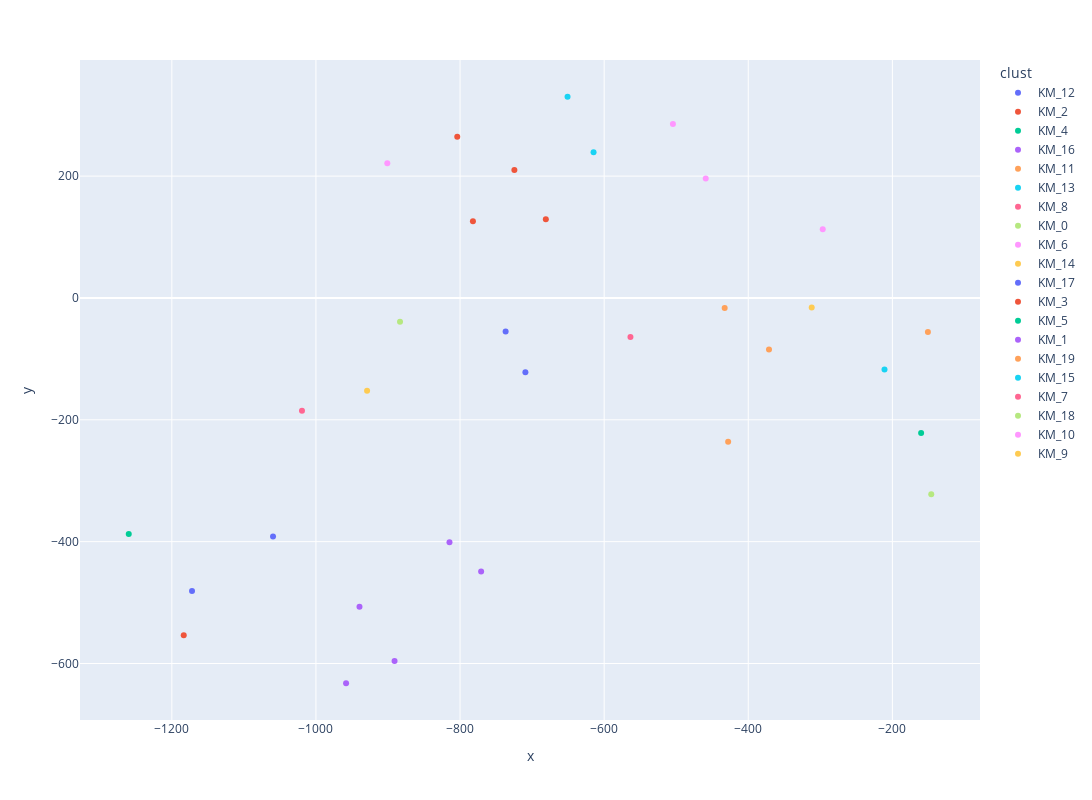

Write notebook code for a chart like this one.
### Code cell
tsnedf = pd.DataFrame()
tsnedf["clust"] = kclass_table[km]
tsnedf["x"] = z[:,0] * 50
tsnedf["y"] = z[:,1] * 50
fig = px.scatter(tsnedf, x="x", y="y", color="clust", hover_data=['clust'])
fig.update_layout(
    autosize=False,
    width=1200,
    height=800,)
fig.show()

### Figure 1 — Plotly figure (JSON) as saved in the notebook; plotly's stock layout.template omitted (floating-point values rounded to 4 significant figures)
{"data": [{"customdata": [["KM_12"], ["KM_12"]], "hovertemplate": "clust=%{customdata[0]}<br>x=%{x}<br>y=%{y}<extra></extra>", "legendgroup": "KM_12", "marker": {"color": "#636efa", "symbol": "circle"}, "mode": "markers", "name": "KM_12", "orientation": "v", "showlegend": true, "type": "scatter", "x": [-1172.0, -1060.0], "xaxis": "x", "y": [-481.2, -391.5], "yaxis": "y"}, {"customdata": [["KM_2"]], "hovertemplate": "clust=%{customdata[0]}<br>x=%{x}<br>y=%{y}<extra></extra>", "legendgroup": "KM_2", "marker": {"color": "#EF553B", "symbol": "circle"}, "mode": "markers", "name": "KM_2", "orientation": "v", "showlegend": true, "type": "scatter", "x": [-1183.0], "xaxis": "x", "y": [-553.5], "yaxis": "y"}, {"customdata": [["KM_4"]], "hovertemplate": "clust=%{customdata[0]}<br>x=%{x}<br>y=%{y}<extra></extra>", "legendgroup": "KM_4", "marker": {"color": "#00cc96", "symbol": "circle"}, "mode": "markers", "name": "KM_4", "orientation": "v", "showlegend": true, "type": "scatter", "x": [-1260.0], "xaxis": "x", "y": [-387.6], "yaxis": "y"}, {"customdata": [["KM_16"], ["KM_16"], ["KM_16"]], "hovertemplate": "clust=%{customdata[0]}<br>x=%{x}<br>y=%{y}<extra></extra>", "legendgroup": "KM_16", "marker": {"color": "#ab63fa", "symbol": "circle"}, "mode": "markers", "name": "KM_16", "orientation": "v", "showlegend": true, "type": "scatter", "x": [-939.6, -890.9, -958.2], "xaxis": "x", "y": [-507.0, -596.0, -632.4], "yaxis": "y"}, {"customdata": [["KM_11"], ["KM_11"], ["KM_11"]], "hovertemplate": "clust=%{customdata[0]}<br>x=%{x}<br>y=%{y}<extra></extra>", "legendgroup": "KM_11", "marker": {"color": "#FFA15A", "symbol": "circle"}, "mode": "markers", "name": "KM_11", "orientation": "v", "showlegend": true, "type": "scatter", "x": [-427.9, -371.3, -432.8], "xaxis": "x", "y": [-235.9, -84.59, -16.49], "yaxis": "y"}, {"customdata": [["KM_13"]], "hovertemplate": "clust=%{customdata[0]}<br>x=%{x}<br>y=%{y}<extra></extra>", "legendgroup": "KM_13", "marker": {"color": "#19d3f3", "symbol": "circle"}, "mode": "markers", "name": "KM_13", "orientation": "v", "showlegend": true, "type": "scatter", "x": [-210.9], "xaxis": "x", "y": [-117.3], "yaxis": "y"}, {"customdata": [["KM_8"]], "hovertemplate": "clust=%{customdata[0]}<br>x=%{x}<br>y=%{y}<extra></extra>", "legendgroup": "KM_8", "marker": {"color": "#FF6692", "symbol": "circle"}, "mode": "markers", "name": "KM_8", "orientation": "v", "showlegend": true, "type": "scatter", "x": [-563.5], "xaxis": "x", "y": [-64.05], "yaxis": "y"}, {"customdata": [["KM_0"]], "hovertemplate": "clust=%{customdata[0]}<br>x=%{x}<br>y=%{y}<extra></extra>", "legendgroup": "KM_0", "marker": {"color": "#B6E880", "symbol": "circle"}, "mode": "markers", "name": "KM_0", "orientation": "v", "showlegend": true, "type": "scatter", "x": [-146.1], "xaxis": "x", "y": [-322.2], "yaxis": "y"}, {"customdata": [["KM_6"], ["KM_6"], ["KM_6"]], "hovertemplate": "clust=%{customdata[0]}<br>x=%{x}<br>y=%{y}<extra></extra>", "legendgroup": "KM_6", "marker": {"color": "#FF97FF", "symbol": "circle"}, "mode": "markers", "name": "KM_6", "orientation": "v", "showlegend": true, "type": "scatter", "x": [-296.7, -504.6, -459.1], "xaxis": "x", "y": [112.8, 285.6, 196.0], "yaxis": "y"}, {"customdata": [["KM_14"]], "hovertemplate": "clust=%{customdata[0]}<br>x=%{x}<br>y=%{y}<extra></extra>", "legendgroup": "KM_14", "marker": {"color": "#FECB52", "symbol": "circle"}, "mode": "markers", "name": "KM_14", "orientation": "v", "showlegend": true, "type": "scatter", "x": [-312.0], "xaxis": "x", "y": [-15.51], "yaxis": "y"}, {"customdata": [["KM_17"], ["KM_17"]], "hovertemplate": "clust=%{customdata[0]}<br>x=%{x}<br>y=%{y}<extra></extra>", "legendgroup": "KM_17", "marker": {"color": "#636efa", "symbol": "circle"}, "mode": "markers", "name": "KM_17", "orientation": "v", "showlegend": true, "type": "scatter", "x": [-709.3, -736.8], "xaxis": "x", "y": [-122.0, -55.07], "yaxis": "y"}, {"customdata": [["KM_3"], ["KM_3"], ["KM_3"], ["KM_3"]], "hovertemplate": "clust=%{customdata[0]}<br>x=%{x}<br>y=%{y}<extra></extra>", "legendgroup": "KM_3", "marker": {"color": "#EF553B", "symbol": "circle"}, "mode": "markers", "name": "KM_3", "orientation": "v", "showlegend": true, "type": "scatter", "x": [-782.1, -724.6, -680.9, -803.9], "xaxis": "x", "y": [126.0, 210.0, 129.0, 264.7], "yaxis": "y"}, {"customdata": [["KM_5"]], "hovertemplate": "clust=%{customdata[0]}<br>x=%{x}<br>y=%{y}<extra></extra>", "legendgroup": "KM_5", "marker": {"color": "#00cc96", "symbol": "circle"}, "mode": "markers", "name": "KM_5", "orientation": "v", "showlegend": true, "type": "scatter", "x": [-160.1], "xaxis": "x", "y": [-221.8], "yaxis": "y"}, {"customdata": [["KM_1"], ["KM_1"]], "hovertemplate": "clust=%{customdata[0]}<br>x=%{x}<br>y=%{y}<extra></extra>", "legendgroup": "KM_1", "marker": {"color": "#ab63fa", "symbol": "circle"}, "mode": "markers", "name": "KM_1", "orientation": "v", "showlegend": true, "type": "scatter", "x": [-814.7, -770.8], "xaxis": "x", "y": [-400.9, -449.0], "yaxis": "y"}, {"customdata": [["KM_19"]], "hovertemplate": "clust=%{customdata[0]}<br>x=%{x}<br>y=%{y}<extra></extra>", "legendgroup": "KM_19", "marker": {"color": "#FFA15A", "symbol": "circle"}, "mode": "markers", "name": "KM_19", "orientation": "v", "showlegend": true, "type": "scatter", "x": [-150.7], "xaxis": "x", "y": [-55.67], "yaxis": "y"}, {"customdata": [["KM_15"], ["KM_15"]], "hovertemplate": "clust=%{customdata[0]}<br>x=%{x}<br>y=%{y}<extra></extra>", "legendgroup": "KM_15", "marker": {"color": "#19d3f3", "symbol": "circle"}, "mode": "markers", "name": "KM_15", "orientation": "v", "showlegend": true, "type": "scatter", "x": [-614.7, -650.8], "xaxis": "x", "y": [239.1, 330.3], "yaxis": "y"}, {"customdata": [["KM_7"]], "hovertemplate": "clust=%{customdata[0]}<br>x=%{x}<br>y=%{y}<extra></extra>", "legendgroup": "KM_7", "marker": {"color": "#FF6692", "symbol": "circle"}, "mode": "markers", "name": "KM_7", "orientation": "v", "showlegend": true, "type": "scatter", "x": [-1019.0], "xaxis": "x", "y": [-185.1], "yaxis": "y"}, {"customdata": [["KM_18"]], "hovertemplate": "clust=%{customdata[0]}<br>x=%{x}<br>y=%{y}<extra></extra>", "legendgroup": "KM_18", "marker": {"color": "#B6E880", "symbol": "circle"}, "mode": "markers", "name": "KM_18", "orientation": "v", "showlegend": true, "type": "scatter", "x": [-883.3], "xaxis": "x", "y": [-38.93], "yaxis": "y"}, {"customdata": [["KM_10"]], "hovertemplate": "clust=%{customdata[0]}<br>x=%{x}<br>y=%{y}<extra></extra>", "legendgroup": "KM_10", "marker": {"color": "#FF97FF", "symbol": "circle"}, "mode": "markers", "name": "KM_10", "orientation": "v", "showlegend": true, "type": "scatter", "x": [-901.0], "xaxis": "x", "y": [221.3], "yaxis": "y"}, {"customdata": [["KM_9"]], "hovertemplate": "clust=%{customdata[0]}<br>x=%{x}<br>y=%{y}<extra></extra>", "legendgroup": "KM_9", "marker": {"color": "#FECB52", "symbol": "circle"}, "mode": "markers", "name": "KM_9", "orientation": "v", "showlegend": true, "type": "scatter", "x": [-929.0], "xaxis": "x", "y": [-152.2], "yaxis": "y"}], "layout": {"autosize": false, "height": 800, "legend": {"title": {"text": "clust"}, "tracegroupgap": 0}, "margin": {"t": 60}, "width": 1200, "xaxis": {"anchor": "y", "domain": [0, 1], "title": {"text": "x"}}, "yaxis": {"anchor": "x", "domain": [0, 1], "title": {"text": "y"}}}}
